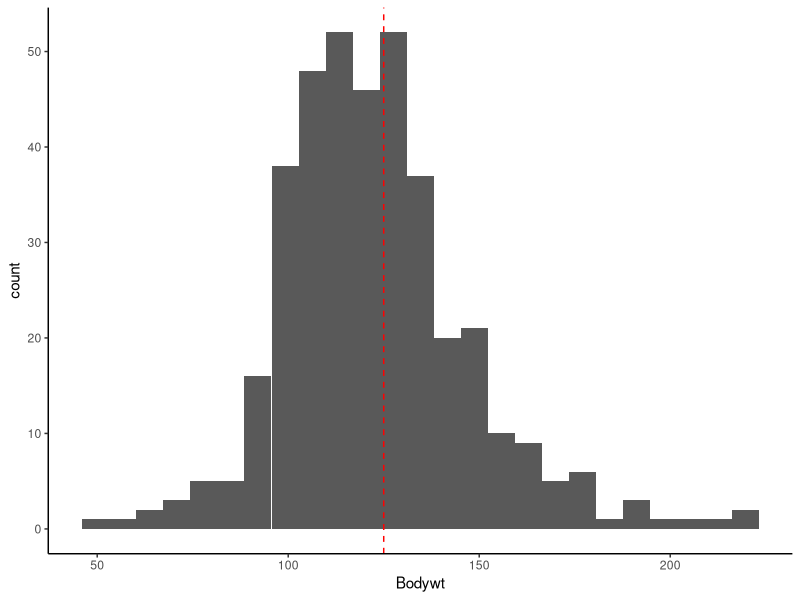
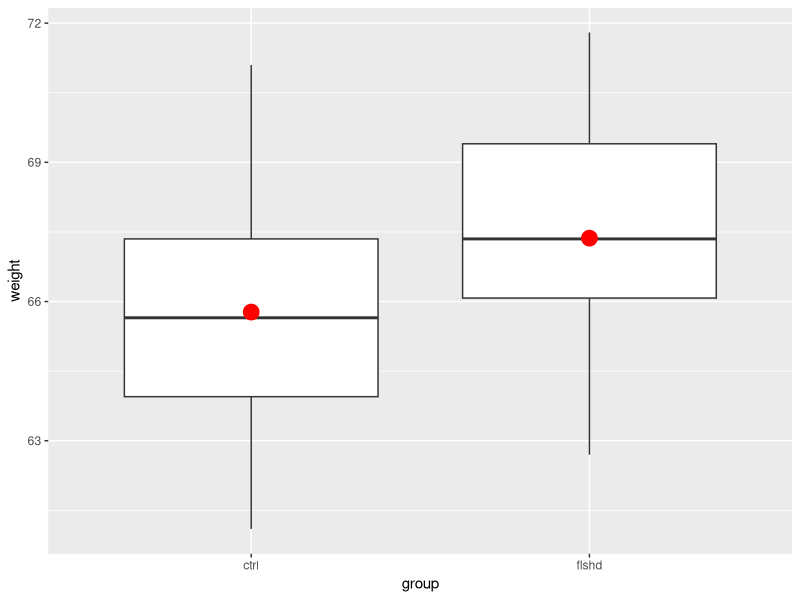
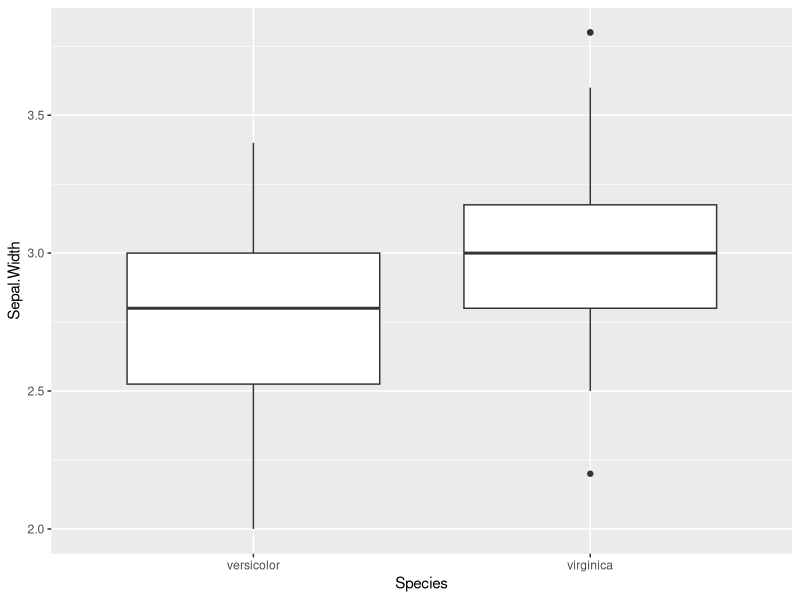
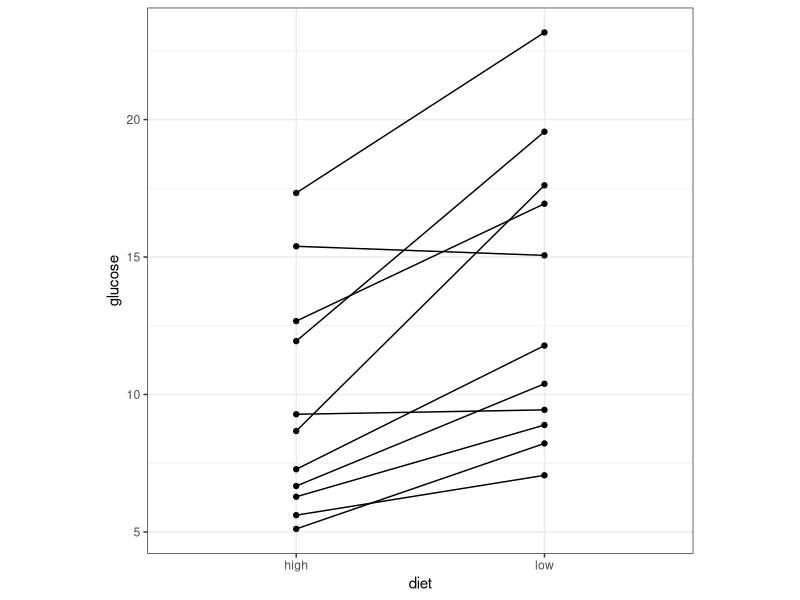
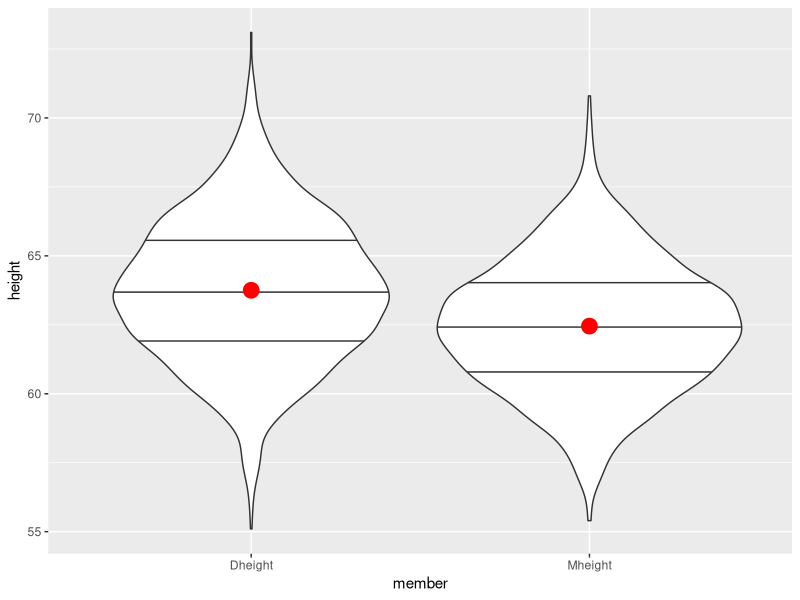

Here is the R script that generated these plots, in order:
## ---- chunk 1
library(tidyverse) 
library(knitr) 
opts_chunk$set(
  tidy = FALSE,
  cache = FALSE,
  echo = TRUE,
  warning = FALSE,
  message = FALSE,
  dpi = 300,
  fig.align = "center",
  fig.width = 4,
  fig.height = 4
  )
filter <- dplyr::filter
## ---- chunk 2
donkey <- read.table("donkey.tsv", header = T, sep = "\t") 
dim(donkey)
head(donkey)
## ---- chunk 3
ggplot(donkey, aes(Bodywt)) +
  geom_histogram(bins = 25) +
  geom_vline(xintercept = 125,
             lty = "dashed",
             color = "red") +
  theme_classic()
## ---- chunk 4
t.test(donkey$Bodywt, mu = 125)
## ---- chunk 5
t.test(donkey$Bodywt, mu = 130)
## ---- chunk 6
infected <- 361
n <- 1150
p <- infected/n # sample proportion
print(p)
## ---- chunk 7
p + 1.96*sqrt(p*(1-p)/n)*c(-1,1) # 1.96 from qnorm(1-0.025)
## ---- chunk 8
prop.test(infected, n, p = 0.34)
## ---- chunk 9
cont<- c(62.5, 63.9, 69.2, 66.8, 65.7, 62.6, 69.5, 67.2, 61.1, 
         64.1, 65.2, 61.8, 65.3, 63.5, 69.6, 65.6, 65.3, 71.1, 
         66.4, 65.1, 67.0, 66.1, 64.8, 67.5, 68.6, 67.4, 68.2, 
         62.5, 66.0, 63.6)
fl <- c(70.7, 67.8, 69.8, 71.8, 66.8, 68.1, 64.9, 67.0, 66.0, 
        68.2, 67.1, 69.4, 69.4, 67.6, 69.8, 64.4, 66.1, 67.9, 
        66.9, 62.7, 66.2, 69.4, 64.6, 64.2)
c(length(cont), length(fl)); c(mean(cont), mean(fl))
## ---- chunk 10
## make group, a variable for membership
group <- c(rep("ctrl", length(cont)), rep("flshd", length(fl)))
weight <- c(cont, fl)
df <- data.frame(group, weight)
dim(df)
## ---- chunk 11
head(df)
## ---- chunk 12
tail(df)
## ---- chunk 13
ggplot(df, aes(group, weight)) + 
  geom_boxplot() +
  geom_point(stat = "summary", fun.y = mean, #<<
             color = "red", size = 5) #<<
## ---- chunk 14
t.test(cont, fl, var.equal = TRUE)
## ---- chunk 15
t.test(cont, fl, var.equal = FALSE)
## ---- chunk 16
iris %>% 
  filter(Species != "setosa") %>%
  ggplot(aes(Species, Sepal.Width)) +
  geom_boxplot()
## ---- chunk 17
low = c(9.44, 17.61, 8.89, 16.94, 10.39, 11.78, 15.06, 7.06, 
        19.56, 8.22, 23.17)
high = c(9.28, 8.67, 6.28, 12.67, 6.67, 7.28, 15.39, 5.61, 
         11.94, 5.11, 17.33)
## ---- chunk 18
df <- data.frame(low, high) %>%
  mutate(obs = paste0("obs", 1:length(low)))
head(df)
## ---- chunk 19
df_long <- df %>%
  pivot_longer(cols = c("low", "high"), #<<
               names_to = "diet", values_to = "glucose")  #<<
slice(df_long, 1:12) # Showing the first 15 rows of data
## ---- chunk 20
ggplot(df_long, aes(diet, glucose)) +
  geom_point() +
  geom_line(aes(group = obs)) + # connect the match #<<
  theme_bw() +
  theme(aspect.ratio = 1)
## ---- chunk 21
t.test(high, low, paired = T)
## ---- chunk 22
diff <- high - low
t.test(diff, mu = 0)
## ---- chunk 23
ht <- read.table(file = "heights.txt", header = T, sep = " ") %>%
  mutate(ID = paste0("fam_", 1:nrow(.))) # . = result from piping #<<
## ---- chunk 24
ht_long <- ht %>%
  pivot_longer(cols = -"ID", names_to = "member", values_to = "height")
head(ht_long)
## ---- chunk 25
ht_long %>%
  ggplot(aes(member, height)) +
  geom_violin(draw_quantiles = c(0.25, 0.5, 0.75)) +
  geom_point(stat = "summary", fun.y = mean, size = 5, color = "red")
